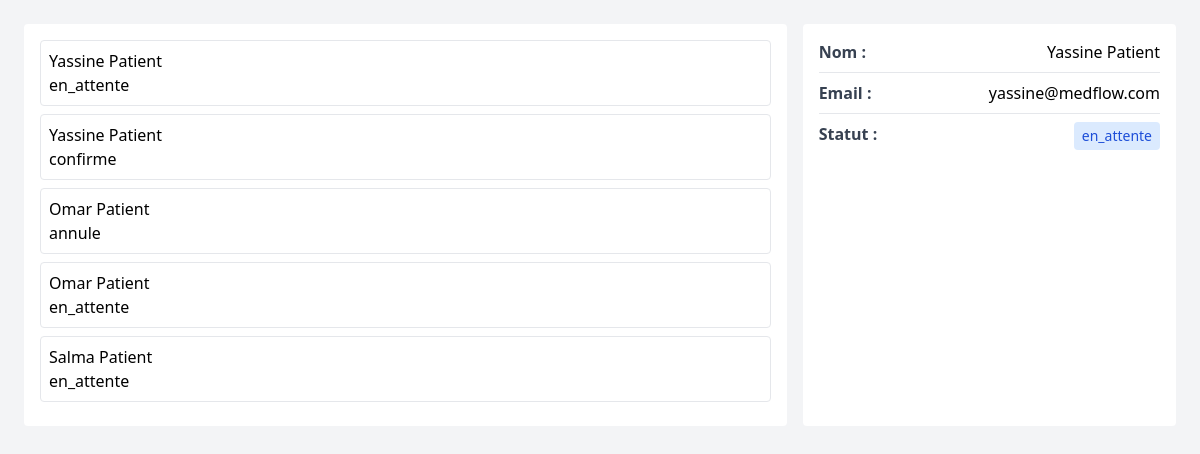
Page /templates/medecin/rendez-vous.php?id=1 on the committed database.
### tables this page shows
CREATE TABLE rendezvous (
    id INT AUTO_INCREMENT PRIMARY KEY,
    statut VARCHAR(50) DEFAULT 'en_attente',
    dateCreation DATETIME DEFAULT CURRENT_TIMESTAMP,
    patient_id INT NOT NULL,
    disponibilite_id INT NOT NULL,
    FOREIGN KEY (patient_id) REFERENCES patient(id_patient),
    FOREIGN KEY (disponibilite_id) REFERENCES disponibilite(id)
);

CREATE TABLE user (
    id INT AUTO_INCREMENT PRIMARY KEY,
    nom VARCHAR(100) NOT NULL,
    email VARCHAR(150) NOT NULL UNIQUE,
    role_id INT NOT NULL,
    FOREIGN KEY (role_id) REFERENCES role(id_role)
);

### templates/medecin/rendez-vous.php (the view)
<?php
require_once '../../config/database.php';
$id_medcin = 1;
$id_rdv = $_GET['id'] ?? 0;
$stmt = $pdo->prepare("
SELECT *
FROM rendezvous
JOIN patient ON patient.id_patient = rendezvous.patient_id
JOIN user ON user.id = patient.user_id
JOIN disponibilite ON disponibilite.id = rendezvous.disponibilite_id
WHERE disponibilite.id_medcin = ?
");
$stmt->execute([$id_medcin]);
$rdvs = $stmt->fetchAll();
$detail = null;
foreach($rdvs as $r){
    if($r['id'] == $id_rdv){
        $detail = $r;
        break;
    }
}
?>
<!DOCTYPE html>
<html>
<head>
    <script src="https://cdn.tailwindcss.com"></script>
</head>
<body class="p-6 bg-gray-100">
<div class="grid grid-cols-3 gap-4">
    <div class="col-span-2 bg-white p-4 rounded">
        <?php foreach($rdvs as $r): ?>
            <a href="?id=<?= $r['id'] ?>"
       class="block border p-2 mb-2 rounded hover:bg-gray-100 hover:border-blue-500">
                <?= $r['nom'] ?>
                <br>
                <?= $r['statut'] ?>
            </a>
        <?php endforeach; ?>
    </div>
    <div class="bg-white p-4 rounded">
        <?php if($detail): ?>
          <div class="space-y-2">
    <p class="flex justify-between border-b pb-2">
        <span class="font-semibold text-gray-700">Nom :</span>
        <span><?= $detail['nom'] ?></span>
    </p>
    <p class="flex justify-between border-b pb-2">
        <span class="font-semibold text-gray-700">Email :</span>
        <span><?= $detail['email'] ?></span>
    </p>
    <p class="flex justify-between">
        <span class="font-semibold text-gray-700">Statut :</span>
        <span class="px-2 py-1 rounded bg-blue-100 text-blue-700 text-sm">
            <?= $detail['statut'] ?>
        </span>
    </p>
</div>
        <?php else: ?>
            <p>Choisir un RDV</p>
        <?php endif; ?>
    </div>
</div>
</body>
</html>

### rows in the picture
rendezvous: user.nom "Yassine Patient", statut "en_attente"
rendezvous: user.nom "Yassine Patient", statut "confirme"
rendezvous: user.nom "Omar Patient", statut "annule"
rendezvous: user.nom "Omar Patient", statut "en_attente"
rendezvous: user.nom "Salma Patient", statut "en_attente"
user: nom "Yassine Patient", email "yassine@medflow.com"
